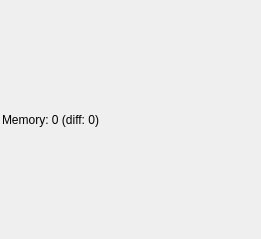
<?xml version="1.0" encoding="UTF-8"?>
<ui version="4.0">
 <class>MemGraphWidget</class>
 <widget class="QWidget" name="MemGraphWidget">
  <property name="geometry">
   <rect>
    <x>0</x>
    <y>0</y>
    <width>261</width>
    <height>239</height>
   </rect>
  </property>
  <property name="windowTitle">
   <string>Form</string>
  </property>
  <layout class="QVBoxLayout" name="verticalLayout">
   <property name="spacing">
    <number>2</number>
   </property>
   <property name="leftMargin">
    <number>2</number>
   </property>
   <property name="topMargin">
    <number>2</number>
   </property>
   <property name="rightMargin">
    <number>2</number>
   </property>
   <property name="bottomMargin">
    <number>2</number>
   </property>
   <item>
    <widget class="QLabel" name="labelMem">
     <property name="maximumSize">
      <size>
       <width>16777215</width>
       <height>25</height>
      </size>
     </property>
     <property name="text">
      <string>Memory: 0 (diff: 0)</string>
     </property>
    </widget>
   </item>
   <item>
    <layout class="QVBoxLayout" name="verticalLayoutGraph"/>
   </item>
  </layout>
 </widget>
 <resources/>
 <connections/>
</ui>
